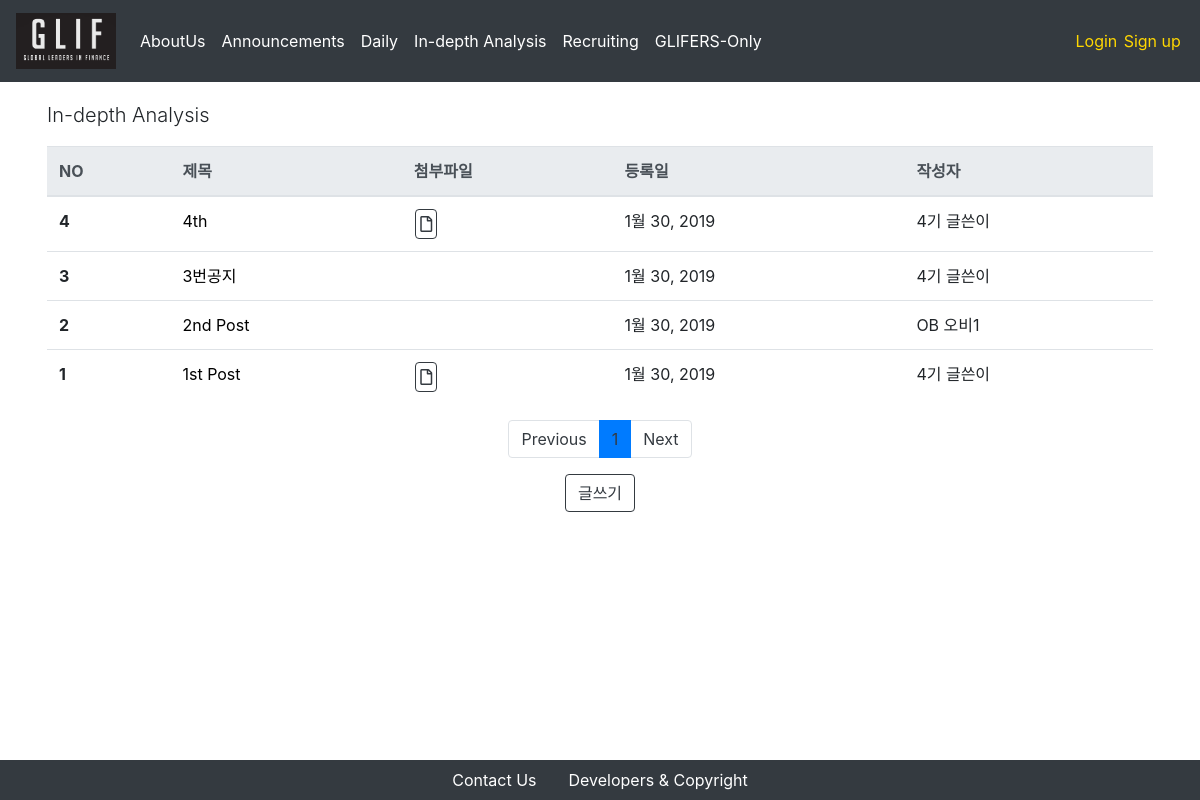
/indepthanalysis/, run on the app's committed database.
### indepthanalysis/models.py (models this page shows, shortened)
class Post(models.Model):
    title = models.CharField(max_length = 250)
    attached_file = models.FileField(upload_to = 'indepth_attached_files/%Y/%m/%d/', blank = True, null = True)
    written_date = models.DateField(auto_now = True)
    writer = models.ForeignKey(Glifer, on_delete = models.CASCADE, related_name = "indepth_writer")
    content = RichTextUploadingField()

### users/models.py (models this page shows)
class Glifer(models.Model):
    user = models.OneToOneField(CustomUser, on_delete = models.CASCADE, primary_key = True)
    is_mentor = models.BooleanField(default=False)
    is_authorized = models.BooleanField(default = False)
    name_en = models.CharField(max_length = 250)
    name_kr = models.CharField(max_length = 250)
    birthdate = models.DateField(default = "2000-01-01")
    phonenumber = models.CharField(max_length = 250)
    email= models.EmailField(max_length = 250)
    work_at = models.CharField(max_length = 250, blank = True)
    self_intro = models.TextField(max_length = 1000)
    profile_img = models.FileField(upload_to = 'profiles/%Y/%m/%d/', default = '/users/man-user.png')
    nth = models.CharField(
        max_length=2,
        choices=nth_CHOICES,
        default=glif_4th,
    )
    def __str__(self):
        return self.nth + " " + self.name_kr

### indepthanalysis/views.py (the view)
# urls.py: path('', PostListView.as_view(), name='announcement-index'),
class PostListView(ListView):
    model = Post
    template_name = 'indepth/index.html'
    context_object_name = "posts"
    paginate_by = 5
    block_size = 5 # 하단의 페이지 목록 수
    def get_queryset(self):
        order_by_recent_time = Post.objects.all().order_by("-pk")
        return order_by_recent_time
    def get_context_data(self, **kwargs):
        context = super(PostListView, self).get_context_data(**kwargs)
        block_size = 5 # 하단의 페이지 목록 수
        start_index = int((context['page_obj'].number - 1) / self.block_size) * self.block_size
        end_index = min(start_index + self.block_size, len(context['paginator'].page_range))
        context['page_range'] = context['paginator'].page_range[start_index:end_index]
        return context

### indepthanalysis/templates/indepth/index.html
{% extends 'setups/base.html' %}
{% block body %}
<div class = "container">
    <div class = "row">
        <p class = "lead">In-depth Analysis</p>
        <table class="table">
            <thead class="thead-light">
                <tr>
                    <th scope="col">NO</th>
                    <th scope="col">제목</th>
                    <th scope="col">첨부파일</th>
                    <th scope="col">등록일</th>
                    <th scope="col">작성자</th>
                </tr>
            </thead>
            <tbody>
                {% for post in posts %}
                    <tr>
                        <th scope="row">{{ post.id }}</th>
                        <td>
                            <a href="/indepthanalysis/{{post.pk}}" style = "color:black"> {{ post.title }} </a>
                        </td>
                        {% if post.attached_file != '' %}
                            <td><button type="button" class="btn btn-outline-dark btn-download" onclick="location.href = '/indepthanalysis/{{post.pk}}/download'"><i class="far fa-file"></i></button></td>
                        {% else %}
                            <td></td>
                        {% endif %}
                        <td>{{ post.written_date }}</td>
                        <td>{{ post.writer }}</td>
                    </tr>
                {% endfor %}
            </tbody>
        </table>
    </div>
    <nav aria-label="Page navigation">
        <ul class="pagination justify-content-center">
            {% if page_obj.has_previous %}
            <li class = "page-item">
                <a class = "page-link" href="?page={{ page_obj.previous_page_number }}" aria-label="Previous">
                Previous
                </a>
            </li>
            {% else %}
            <li class="page-item"><a class="page-link" href="#" tabindex="-1" aria-disabled="true">Previous</a></li>
            {% endif %}
            {% for i in page_range %}
            {% if page_obj.number == i %}
                <li class = "active page-item"><a class="page-link" href="#">{{i}}</a></li>
            {% else %}
                <li class = "page-item"><a class = "page-link" href="?page={{ i }}">{{ i }}</a></li>
            {% endif %}
            {% endfor %}
            {% if page_obj.has_next %}
            <li class = "page-item">
                <a class = "page-link" href="?page={{ page_obj.next_page_number }}" aria-label="Next">
                    Next
                </a>
            </li>
            {% else %}
            <li class="page-item">
                <a class="page-link" href="#">Next</a>
            </li>
            {% endif %}
        </ul>
    </nav>
    <div class = "row align-items-center justify-content-center">
        <button type="button" class="btn btn-outline-dark" onclick="location.href = '/indepthanalysis/new'">글쓰기</button>
    </div>
</div>
{% endblock %}

### setups/static/setups/css/index.css (style rules this page uses)
.container { margin-top: 100px; margin-bottom: 100px; padding : 0 2.0rem; }
.btn { margin-left: 0.1em; margin-right: 0.1em; }
.btn.btn-download { padding: 2px 4px; }
a.page-link { color: #343a40!important; }
.page-item.active { background-color: gold; }

### setups/static/setups/css/navbar.css (style rules this page uses)
a { color: white; }

### data on the page
Post: id "4", title "4th", written_date "1월 30, 2019", writer "4기 글쓴이"
Post: id "3", title "3번공지", written_date "1월 30, 2019", writer "4기 글쓴이"
Post: id "2", title "2nd Post", written_date "1월 30, 2019", writer "OB 오비1"
Post: id "1", title "1st Post", written_date "1월 30, 2019", writer "4기 글쓴이"

### other printed values
{{ i }} "1"
